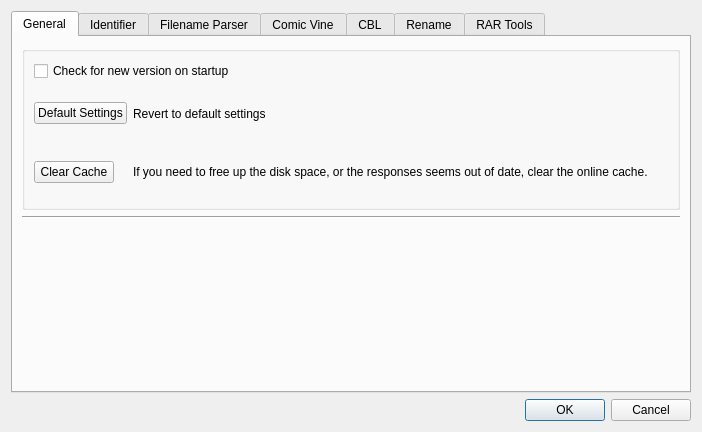
<?xml version="1.0" encoding="UTF-8"?>
<ui version="4.0">
 <class>dialogCreditEditor</class>
 <widget class="QDialog" name="dialogCreditEditor">
  <property name="geometry">
   <rect>
    <x>0</x>
    <y>0</y>
    <width>702</width>
    <height>432</height>
   </rect>
  </property>
  <property name="windowTitle">
   <string>Settings</string>
  </property>
  <property name="sizeGripEnabled">
   <bool>false</bool>
  </property>
  <layout class="QGridLayout" name="gridLayout_2">
   <item row="0" column="0">
    <layout class="QVBoxLayout" name="verticalLayout">
     <item>
      <widget class="QTabWidget" name="tabWidget">
       <property name="sizePolicy">
        <sizepolicy hsizetype="Expanding" vsizetype="Preferred">
         <horstretch>0</horstretch>
         <verstretch>0</verstretch>
        </sizepolicy>
       </property>
       <property name="currentIndex">
        <number>0</number>
       </property>
       <widget class="QWidget" name="tab">
        <attribute name="title">
         <string>General</string>
        </attribute>
        <layout class="QVBoxLayout" name="verticalLayout_2">
         <item>
          <widget class="QGroupBox" name="grpBoxBtns">
           <property name="title">
            <string/>
           </property>
           <layout class="QGridLayout" name="gridLayout_4">
            <item row="1" column="0">
             <widget class="QPushButton" name="btnResetSettings">
              <property name="sizePolicy">
               <sizepolicy hsizetype="Maximum" vsizetype="Fixed">
                <horstretch>0</horstretch>
                <verstretch>0</verstretch>
               </sizepolicy>
              </property>
              <property name="text">
               <string>Default Settings</string>
              </property>
             </widget>
            </item>
            <item row="1" column="1">
             <widget class="QLabel" name="lblDefaultSettings">
              <property name="sizePolicy">
               <sizepolicy hsizetype="Expanding" vsizetype="Expanding">
                <horstretch>0</horstretch>
                <verstretch>0</verstretch>
               </sizepolicy>
              </property>
              <property name="text">
               <string>Revert to default settings</string>
              </property>
              <property name="wordWrap">
               <bool>true</bool>
              </property>
             </widget>
            </item>
            <item row="2" column="0">
             <widget class="QPushButton" name="btnClearCache">
              <property name="sizePolicy">
               <sizepolicy hsizetype="Maximum" vsizetype="Fixed">
                <horstretch>0</horstretch>
                <verstretch>0</verstretch>
               </sizepolicy>
              </property>
              <property name="text">
               <string>Clear Cache</string>
              </property>
             </widget>
            </item>
            <item row="2" column="1">
             <widget class="QLabel" name="label_2">
              <property name="sizePolicy">
               <sizepolicy hsizetype="Expanding" vsizetype="Expanding">
                <horstretch>0</horstretch>
                <verstretch>0</verstretch>
               </sizepolicy>
              </property>
              <property name="text">
               <string>If you need to free up the disk space, or the responses seems out of date, clear the online cache.</string>
              </property>
              <property name="wordWrap">
               <bool>true</bool>
              </property>
             </widget>
            </item>
            <item row="0" column="0" colspan="2">
             <widget class="QCheckBox" name="cbxCheckForNewVersion">
              <property name="text">
               <string>Check for new version on startup</string>
              </property>
             </widget>
            </item>
           </layout>
          </widget>
         </item>
         <item>
          <widget class="Line" name="line_3">
           <property name="orientation">
            <enum>Qt::Horizontal</enum>
           </property>
          </widget>
         </item>
         <item>
          <spacer name="verticalSpacer">
           <property name="orientation">
            <enum>Qt::Vertical</enum>
           </property>
           <property name="sizeHint" stdset="0">
            <size>
             <width>20</width>
             <height>40</height>
            </size>
           </property>
          </spacer>
         </item>
        </layout>
       </widget>
       <widget class="QWidget" name="tab_2">
        <attribute name="title">
         <string>Identifier</string>
        </attribute>
        <layout class="QGridLayout" name="gridLayout_3">
         <item row="0" column="0">
          <widget class="QLabel" name="label_5">
           <property name="text">
            <string>&lt;html&gt;&lt;head/&gt;&lt;body&gt;&lt;p&gt;These settings are for the automatic issue identifier which searches online for matches. They will not affect &amp;quot;manual&amp;quot; searching.&lt;/p&gt;&lt;p&gt;Hover the mouse over an entry field for more info.&lt;/p&gt;&lt;/body&gt;&lt;/html&gt;</string>
           </property>
           <property name="wordWrap">
            <bool>true</bool>
           </property>
          </widget>
         </item>
         <item row="1" column="0">
          <widget class="Line" name="line_2">
           <property name="orientation">
            <enum>Qt::Horizontal</enum>
           </property>
          </widget>
         </item>
         <item row="2" column="0">
          <layout class="QFormLayout" name="formLayout_2">
           <property name="fieldGrowthPolicy">
            <enum>QFormLayout::AllNonFixedFieldsGrow</enum>
           </property>
           <item row="0" column="0">
            <widget class="QLabel" name="label_3">
             <property name="toolTip">
              <string/>
             </property>
             <property name="text">
              <string>Default Name Length Match Tolerance:</string>
             </property>
            </widget>
           </item>
           <item row="0" column="1">
            <widget class="QLineEdit" name="leNameLengthDeltaThresh">
             <property name="sizePolicy">
              <sizepolicy hsizetype="Maximum" vsizetype="Fixed">
               <horstretch>0</horstretch>
               <verstretch>0</verstretch>
              </sizepolicy>
             </property>
             <property name="maximumSize">
              <size>
               <width>50</width>
               <height>16777215</height>
              </size>
             </property>
             <property name="toolTip">
              <string/>
             </property>
            </widget>
           </item>
           <item row="1" column="0">
            <widget class="QLabel" name="label_4">
             <property name="text">
              <string>Publisher Blacklist:</string>
             </property>
            </widget>
           </item>
           <item row="1" column="1">
            <widget class="QPlainTextEdit" name="tePublisherBlacklist">
             <property name="sizePolicy">
              <sizepolicy hsizetype="Expanding" vsizetype="Expanding">
               <horstretch>0</horstretch>
               <verstretch>0</verstretch>
              </sizepolicy>
             </property>
            </widget>
           </item>
          </layout>
         </item>
        </layout>
       </widget>
       <widget class="QWidget" name="tab_6">
        <attribute name="title">
         <string>Filename Parser</string>
        </attribute>
        <widget class="QCheckBox" name="cbxParseScanInfo">
         <property name="geometry">
          <rect>
           <x>30</x>
           <y>30</y>
           <width>421</width>
           <height>25</height>
          </rect>
         </property>
         <property name="text">
          <string>Parse Scan Info From Filename (Experimental)</string>
         </property>
        </widget>
       </widget>
       <widget class="QWidget" name="tab_3">
        <attribute name="title">
         <string>Comic Vine</string>
        </attribute>
        <layout class="QVBoxLayout" name="verticalLayout_4">
         <item>
          <widget class="QGroupBox" name="grpBoxCVTop">
           <property name="sizePolicy">
            <sizepolicy hsizetype="Preferred" vsizetype="Preferred">
             <horstretch>0</horstretch>
             <verstretch>0</verstretch>
            </sizepolicy>
           </property>
           <layout class="QVBoxLayout" name="verticalLayout_5">
            <item>
             <layout class="QVBoxLayout" name="verticalLayout_3">
              <item>
               <widget class="QCheckBox" name="cbxUseSeriesStartAsVolume">
                <property name="text">
                 <string>Use Series Start Date as Volume</string>
                </property>
               </widget>
              </item>
              <item>
               <widget class="QCheckBox" name="cbxClearFormBeforePopulating">
                <property name="text">
                 <string>Clear Form Before Importing Comic Vine data</string>
                </property>
               </widget>
              </item>
              <item>
               <widget class="QCheckBox" name="cbxRemoveHtmlTables">
                <property name="text">
                 <string>Remove HTML tables from CV summary field</string>
                </property>
               </widget>
              </item>
             </layout>
            </item>
           </layout>
          </widget>
         </item>
         <item>
          <widget class="Line" name="line_4">
           <property name="sizePolicy">
            <sizepolicy hsizetype="Expanding" vsizetype="Fixed">
             <horstretch>0</horstretch>
             <verstretch>0</verstretch>
            </sizepolicy>
           </property>
           <property name="orientation">
            <enum>Qt::Horizontal</enum>
           </property>
          </widget>
         </item>
         <item>
          <widget class="QGroupBox" name="grpBoxKey">
           <property name="sizePolicy">
            <sizepolicy hsizetype="Preferred" vsizetype="Preferred">
             <horstretch>0</horstretch>
             <verstretch>0</verstretch>
            </sizepolicy>
           </property>
           <layout class="QGridLayout" name="gridLayout_8">
            <item row="1" column="1">
             <widget class="QLineEdit" name="leKey">
              <property name="sizePolicy">
               <sizepolicy hsizetype="MinimumExpanding" vsizetype="Maximum">
                <horstretch>0</horstretch>
                <verstretch>0</verstretch>
               </sizepolicy>
              </property>
              <property name="readOnly">
               <bool>false</bool>
              </property>
             </widget>
            </item>
            <item row="1" column="0">
             <widget class="QLabel" name="label_8">
              <property name="sizePolicy">
               <sizepolicy hsizetype="Preferred" vsizetype="Preferred">
                <horstretch>0</horstretch>
                <verstretch>0</verstretch>
               </sizepolicy>
              </property>
              <property name="minimumSize">
               <size>
                <width>120</width>
                <height>0</height>
               </size>
              </property>
              <property name="maximumSize">
               <size>
                <width>200</width>
                <height>16777215</height>
               </size>
              </property>
              <property name="text">
               <string>Comic Vine API Key</string>
              </property>
             </widget>
            </item>
            <item row="0" column="0" colspan="3">
             <widget class="QLabel" name="lblKeyHelp">
              <property name="sizePolicy">
               <sizepolicy hsizetype="Expanding" vsizetype="MinimumExpanding">
                <horstretch>0</horstretch>
                <verstretch>0</verstretch>
               </sizepolicy>
              </property>
              <property name="text">
               <string>&lt;html&gt;&lt;head/&gt;&lt;body&gt;&lt;p&gt;A personal API key from &lt;a href=&quot;http://www.comicvine.com/api/&quot;&gt;&lt;span style=&quot; text-decoration: underline; color:#0000ff;&quot;&gt;Comic Vine&lt;/span&gt;&lt;/a&gt; is recommended in order to search for tag data. Login (or create a new account) there to get your key, and enter it below.&lt;/p&gt;&lt;/body&gt;&lt;/html&gt;</string>
              </property>
              <property name="textFormat">
               <enum>Qt::RichText</enum>
              </property>
              <property name="alignment">
               <set>Qt::AlignBottom|Qt::AlignLeading|Qt::AlignLeft</set>
              </property>
              <property name="wordWrap">
               <bool>true</bool>
              </property>
              <property name="openExternalLinks">
               <bool>true</bool>
              </property>
              <property name="textInteractionFlags">
               <set>Qt::LinksAccessibleByKeyboard|Qt::LinksAccessibleByMouse</set>
              </property>
             </widget>
            </item>
            <item row="1" column="2">
             <widget class="QPushButton" name="btnTestKey">
              <property name="text">
               <string>Tesk Key</string>
              </property>
             </widget>
            </item>
           </layout>
          </widget>
         </item>
         <item>
          <spacer name="verticalSpacer_3">
           <property name="orientation">
            <enum>Qt::Vertical</enum>
           </property>
           <property name="sizeHint" stdset="0">
            <size>
             <width>20</width>
             <height>40</height>
            </size>
           </property>
          </spacer>
         </item>
        </layout>
       </widget>
       <widget class="QWidget" name="tab_4">
        <attribute name="title">
         <string>CBL</string>
        </attribute>
        <layout class="QGridLayout" name="gridLayout_6">
         <item row="0" column="0">
          <widget class="QCheckBox" name="cbxApplyCBLTransformOnCVIMport">
           <property name="text">
            <string>Apply CBL Transforms on ComicVine Import</string>
           </property>
          </widget>
         </item>
         <item row="1" column="0">
          <widget class="QCheckBox" name="cbxApplyCBLTransformOnBatchOperation">
           <property name="text">
            <string>Apply CBL Transforms on Batch Copy Operations to CBL Tags</string>
           </property>
          </widget>
         </item>
         <item row="3" column="0">
          <widget class="QGroupBox" name="groupBox">
           <property name="sizePolicy">
            <sizepolicy hsizetype="Preferred" vsizetype="MinimumExpanding">
             <horstretch>0</horstretch>
             <verstretch>0</verstretch>
            </sizepolicy>
           </property>
           <property name="title">
            <string>CBL Transforms</string>
           </property>
           <widget class="QWidget" name="layoutWidget">
            <property name="geometry">
             <rect>
              <x>11</x>
              <y>21</y>
              <width>251</width>
              <height>199</height>
             </rect>
            </property>
            <layout class="QGridLayout" name="gridLayout_7">
             <item row="3" column="0">
              <widget class="QCheckBox" name="cbxCopyLocationsToTags">
               <property name="text">
                <string>Copy Locations to Generic Tags</string>
               </property>
              </widget>
             </item>
             <item row="0" column="0">
              <widget class="QCheckBox" name="cbxAssumeLoneCreditIsPrimary">
               <property name="text">
                <string>Assume Lone Credit Is Primary</string>
               </property>
              </widget>
             </item>
             <item row="1" column="0">
              <widget class="QCheckBox" name="cbxCopyCharactersToTags">
               <property name="text">
                <string>Copy Characters to Generic Tags</string>
               </property>
              </widget>
             </item>
             <item row="2" column="0">
              <widget class="QCheckBox" name="cbxCopyTeamsToTags">
               <property name="text">
                <string>Copy Teams to Generic Tags</string>
               </property>
              </widget>
             </item>
             <item row="5" column="0">
              <widget class="QCheckBox" name="cbxCopyNotesToComments">
               <property name="text">
                <string>Copy Notes to Comments</string>
               </property>
              </widget>
             </item>
             <item row="6" column="0">
              <widget class="QCheckBox" name="cbxCopyWebLinkToComments">
               <property name="text">
                <string>Copy Web Link to Comments</string>
               </property>
              </widget>
             </item>
             <item row="4" column="0">
              <widget class="QCheckBox" name="cbxCopyStoryArcsToTags">
               <property name="text">
                <string>Copy Story Arcs to Generic Tags</string>
               </property>
              </widget>
             </item>
            </layout>
           </widget>
          </widget>
         </item>
         <item row="2" column="0">
          <spacer name="verticalSpacer_2">
           <property name="orientation">
            <enum>Qt::Vertical</enum>
           </property>
           <property name="sizeType">
            <enum>QSizePolicy::Fixed</enum>
           </property>
           <property name="sizeHint" stdset="0">
            <size>
             <width>20</width>
             <height>10</height>
            </size>
           </property>
          </spacer>
         </item>
        </layout>
       </widget>
       <widget class="QWidget" name="tab_5">
        <attribute name="title">
         <string>Rename</string>
        </attribute>
        <layout class="QGridLayout" name="gridLayout_5">
         <item row="0" column="0">
          <layout class="QFormLayout" name="formLayout_3">
           <property name="fieldGrowthPolicy">
            <enum>QFormLayout::AllNonFixedFieldsGrow</enum>
           </property>
           <item row="1" column="0">
            <widget class="QLabel" name="lblTemplate">
             <property name="text">
              <string>Template:</string>
             </property>
            </widget>
           </item>
           <item row="1" column="1">
            <widget class="QLineEdit" name="leRenameTemplate">
             <property name="toolTip">
              <string>&lt;pre&gt;The template for the new filename. Uses python format strings https://docs.python.org/3/library/string.html#format-string-syntax
Accepts the following variables:
{isEmpty}	(boolean)
{tagOrigin}	(string)
{series}		(string)
{issue}		(string)
{title}		(string)
{publisher}	(string)
{month}		(number)
{year}		(number)
{day}		(number)
{date}		(Date)
{issueCount}	(number)
{volume}	(number)
{genre}		(string)
{language}	(string)
{comments}	(string)
{volumeCount}	(number)
{criticalRating}	(string)
{country}	(string)
{alternateSeries}	(string)
{alternateNumber}	(string)
{alternateCount}	(number)
{imprint}		(string)
{notes}		(string)
{webLink}	(string)
{format}		(string)
{manga}		(string)
{blackAndWhite}	(boolean)
{pageCount}	(number)
{maturityRating}	(string)
{storyArc}	(string)
{seriesGroup}	(string)
{scanInfo}	(string)
{characters}	(string)
{teams}		(string)
{locations}	(string)
{credits}		(list of dict({'role': 'str', 'person': 'str', 'primary': boolean}))
{tags}		(list of str)
{pages}		(list of dict({'Image': 'str(int)', 'Type': 'str'}))

CoMet-only items:
{price}		(number)
{isVersionOf}	(boolean)
{rights}		(string)
{identifier}	(string)
{lastMark}	(string)
{coverImage}	(string)

Examples:

{series} {issue} ({year})

{series} #{issue} - {title}
&lt;/pre&gt;</string>
             </property>
            </widget>
           </item>
           <item row="2" column="0">
            <widget class="QPushButton" name="btnTemplateHelp">
             <property name="text">
              <string>Template Help</string>
             </property>
            </widget>
           </item>
           <item row="3" column="0">
            <widget class="QLabel" name="lblPadding">
             <property name="text">
              <string>Issue # Zero Padding</string>
             </property>
            </widget>
           </item>
           <item row="3" column="1">
            <widget class="QLineEdit" name="leIssueNumPadding">
             <property name="sizePolicy">
              <sizepolicy hsizetype="Maximum" vsizetype="Fixed">
               <horstretch>0</horstretch>
               <verstretch>0</verstretch>
              </sizepolicy>
             </property>
             <property name="maximumSize">
              <size>
               <width>50</width>
               <height>16777215</height>
              </size>
             </property>
             <property name="toolTip">
              <string>&lt;html&gt;&lt;head/&gt;&lt;body&gt;&lt;p&gt;&lt;span style=&quot; font-weight:600;&quot;&gt;Issue # Zero Padding&lt;/span&gt; dictates if the issue number should be padded on left with zeros.  A value of 2, for example, means that the number will always be at least two digits.&lt;/p&gt;&lt;/body&gt;&lt;/html&gt;</string>
             </property>
            </widget>
           </item>
           <item row="4" column="0" colspan="2">
            <widget class="QCheckBox" name="cbxSmartCleanup">
             <property name="toolTip">
              <string>&lt;html&gt;&lt;head/&gt;&lt;body&gt;&lt;p&gt;&lt;span style=&quot; font-weight:600;&quot;&gt;&amp;quot;Smart Text Cleanup&amp;quot; &lt;/span&gt;will attempt to clean up the new filename if there are missing fields from the template.  For example, removing empty braces, repeated spaces and dashes, and more.  Experimental feature.&lt;/p&gt;&lt;/body&gt;&lt;/html&gt;</string>
             </property>
             <property name="text">
              <string>Use Smart Text Cleanup (Experimental)</string>
             </property>
            </widget>
           </item>
           <item row="5" column="0" colspan="2">
            <widget class="QCheckBox" name="cbxChangeExtension">
             <property name="text">
              <string>Change Extension Based On Archive Type</string>
             </property>
            </widget>
           </item>
           <item row="6" column="0">
            <widget class="QCheckBox" name="cbxMoveFiles">
             <property name="toolTip">
              <string>If checked moves files to specified folder</string>
             </property>
             <property name="text">
              <string>Move files when renaming</string>
             </property>
            </widget>
           </item>
           <item row="7" column="0">
            <widget class="QLabel" name="lblDirectory">
             <property name="text">
              <string>Destination Directory:</string>
             </property>
            </widget>
           </item>
           <item row="7" column="1">
            <widget class="QLineEdit" name="leDirectory"/>
           </item>
          </layout>
         </item>
        </layout>
       </widget>
       <widget class="QWidget" name="tab_7">
        <attribute name="title">
         <string>RAR Tools</string>
        </attribute>
        <layout class="QVBoxLayout" name="verticalLayout_2">
         <item>
          <widget class="QGroupBox" name="grpBoxUnrar">
           <layout class="QGridLayout" name="gridLayout">
            <item row="1" column="0">
             <widget class="QLabel" name="lblUnrar">
              <property name="minimumSize">
               <size>
                <width>120</width>
                <height>0</height>
               </size>
              </property>
              <property name="text">
               <string>UnRAR library</string>
              </property>
             </widget>
            </item>
            <item row="1" column="1">
             <widget class="QLineEdit" name="leUnrarLibPath">
              <property name="readOnly">
               <bool>true</bool>
              </property>
             </widget>
            </item>
            <item row="1" column="2">
             <widget class="QPushButton" name="btnBrowseUnrar">
              <property name="text">
               <string>...</string>
              </property>
             </widget>
            </item>
            <item row="0" column="0" colspan="3">
             <widget class="QLabel" name="lblUnrarHelp">
              <property name="sizePolicy">
               <sizepolicy hsizetype="Preferred" vsizetype="Expanding">
                <horstretch>0</horstretch>
                <verstretch>0</verstretch>
               </sizepolicy>
              </property>
              <property name="text">
               <string>&lt;html&gt;&lt;head/&gt;&lt;body&gt;&lt;p&gt;In order to read CBR/RAR archives, you will need to have the unrar library from &lt;a href=&quot;www.win-rar.com/download.html&quot;&gt;&lt;span style=&quot; text-decoration: underline; color:#0000ff;&quot;&gt;WinRAR&lt;/span&gt;&lt;/a&gt; installed. &lt;/p&gt;&lt;/body&gt;&lt;/html&gt;</string>
              </property>
              <property name="textFormat">
               <enum>Qt::RichText</enum>
              </property>
              <property name="alignment">
               <set>Qt::AlignBottom|Qt::AlignLeading|Qt::AlignLeft</set>
              </property>
              <property name="wordWrap">
               <bool>true</bool>
              </property>
              <property name="openExternalLinks">
               <bool>true</bool>
              </property>
              <property name="textInteractionFlags">
               <set>Qt::LinksAccessibleByKeyboard|Qt::LinksAccessibleByMouse</set>
              </property>
             </widget>
            </item>
           </layout>
          </widget>
         </item>
         <item>
          <widget class="QGroupBox" name="grpBoxRar">
           <layout class="QGridLayout" name="gridLayout">
            <item row="1" column="0">
             <widget class="QLabel" name="label_7">
              <property name="sizePolicy">
               <sizepolicy hsizetype="Preferred" vsizetype="Preferred">
                <horstretch>0</horstretch>
                <verstretch>0</verstretch>
               </sizepolicy>
              </property>
              <property name="minimumSize">
               <size>
                <width>120</width>
                <height>0</height>
               </size>
              </property>
              <property name="maximumSize">
               <size>
                <width>200</width>
                <height>16777215</height>
               </size>
              </property>
              <property name="text">
               <string>RAR program</string>
              </property>
             </widget>
            </item>
            <item row="1" column="1">
             <widget class="QLineEdit" name="leRarExePath">
              <property name="sizePolicy">
               <sizepolicy hsizetype="Expanding" vsizetype="Maximum">
                <horstretch>0</horstretch>
                <verstretch>0</verstretch>
               </sizepolicy>
              </property>
              <property name="readOnly">
               <bool>true</bool>
              </property>
             </widget>
            </item>
            <item row="1" column="2">
             <widget class="QPushButton" name="btnBrowseRar">
              <property name="sizePolicy">
               <sizepolicy hsizetype="Minimum" vsizetype="Maximum">
                <horstretch>0</horstretch>
                <verstretch>0</verstretch>
               </sizepolicy>
              </property>
              <property name="text">
               <string>...</string>
              </property>
             </widget>
            </item>
            <item row="0" column="0" colspan="3">
             <widget class="QLabel" name="lblRarHelp">
              <property name="sizePolicy">
               <sizepolicy hsizetype="Preferred" vsizetype="Expanding">
                <horstretch>0</horstretch>
                <verstretch>0</verstretch>
               </sizepolicy>
              </property>
              <property name="text">
               <string>&lt;html&gt;&lt;head/&gt;&lt;body&gt;&lt;p&gt;In order to write to CBR/RAR archives, you will need to have the shareware tools from &lt;a href=&quot;www.win-rar.com/download.html&quot;&gt;&lt;span style=&quot; text-decoration: underline; color:#0000ff;&quot;&gt;WinRAR&lt;/span&gt;&lt;/a&gt; installed. &lt;/p&gt;&lt;/body&gt;&lt;/html&gt;</string>
              </property>
              <property name="textFormat">
               <enum>Qt::RichText</enum>
              </property>
              <property name="alignment">
               <set>Qt::AlignBottom|Qt::AlignLeading|Qt::AlignLeft</set>
              </property>
              <property name="wordWrap">
               <bool>true</bool>
              </property>
              <property name="openExternalLinks">
               <bool>true</bool>
              </property>
              <property name="textInteractionFlags">
               <set>Qt::LinksAccessibleByKeyboard|Qt::LinksAccessibleByMouse</set>
              </property>
             </widget>
            </item>
           </layout>
          </widget>
         </item>
         <item>
          <spacer name="verticalSpacer">
           <property name="orientation">
            <enum>Qt::Vertical</enum>
           </property>
           <property name="sizeHint" stdset="0">
            <size>
             <width>20</width>
             <height>40</height>
            </size>
           </property>
          </spacer>
         </item>
        </layout>
       </widget>
      </widget>
     </item>
     <item>
      <widget class="QDialogButtonBox" name="buttonBox">
       <property name="orientation">
        <enum>Qt::Horizontal</enum>
       </property>
       <property name="standardButtons">
        <set>QDialogButtonBox::Cancel|QDialogButtonBox::Ok</set>
       </property>
      </widget>
     </item>
    </layout>
   </item>
  </layout>
 </widget>
 <resources/>
 <connections>
  <connection>
   <sender>buttonBox</sender>
   <signal>accepted()</signal>
   <receiver>dialogCreditEditor</receiver>
   <slot>accept()</slot>
   <hints>
    <hint type="sourcelabel">
     <x>248</x>
     <y>254</y>
    </hint>
    <hint type="destinationlabel">
     <x>157</x>
     <y>274</y>
    </hint>
   </hints>
  </connection>
  <connection>
   <sender>buttonBox</sender>
   <signal>rejected()</signal>
   <receiver>dialogCreditEditor</receiver>
   <slot>reject()</slot>
   <hints>
    <hint type="sourcelabel">
     <x>316</x>
     <y>260</y>
    </hint>
    <hint type="destinationlabel">
     <x>286</x>
     <y>274</y>
    </hint>
   </hints>
  </connection>
 </connections>
</ui>
